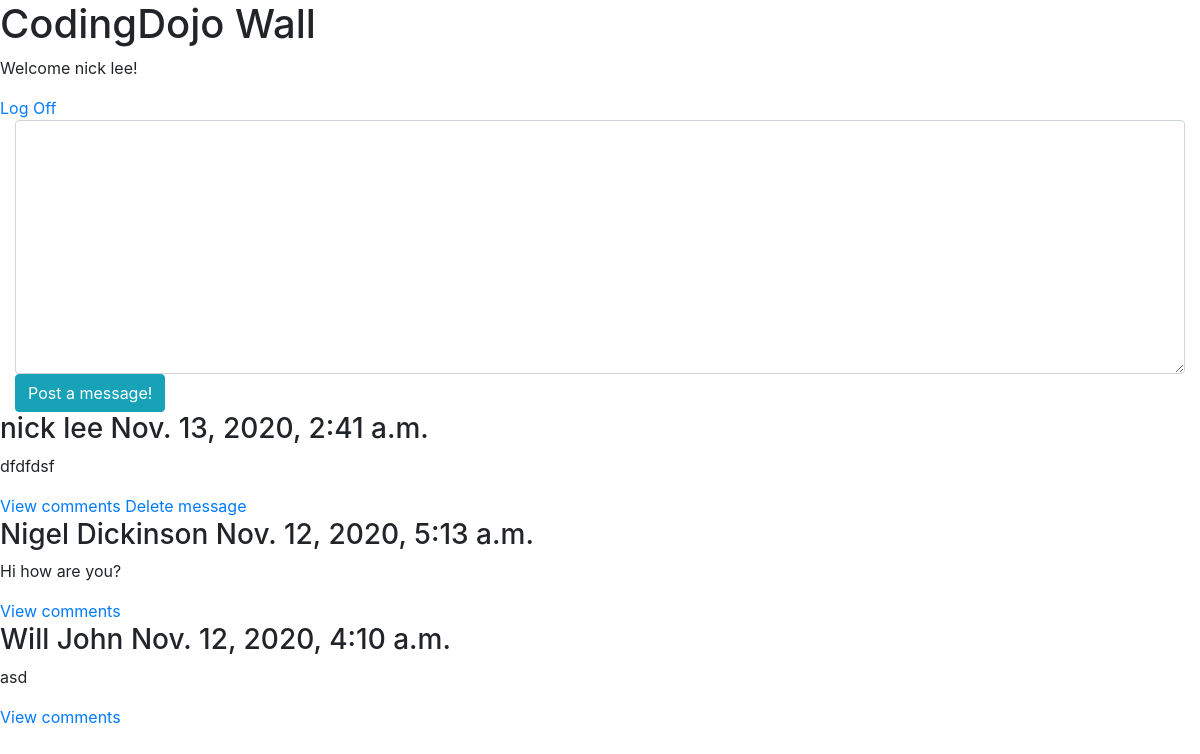
Page /wall/ (signed in) on the committed database.
### main_app/models.py (models this page shows)
class User(models.Model):
    fname=models.CharField(max_length=255)
    lname=models.CharField(max_length=255)
    email=models.EmailField()
    password=models.CharField(max_length=255)
    objects=UserManager()

### wall_app/models.py (models this page shows)
class PostMessage(models.Model):
    content = models.TextField()
    user = models.ForeignKey(User, related_name="postmessages", on_delete = models.CASCADE)
    created_at = models.DateTimeField(auto_now_add=True)

### wall_app/views.py (the view)
# urls.py: path('wall/', include('wall_app.urls')),
def wall(request):
    logged_in_user = User.objects.get(id=request.session['user_id'])
    context = {
        'user' : logged_in_user,
        'messages' : PostMessage.objects.all().order_by('-created_at'),
    }
    return render(request, 'wall.html', context)

### wall_app/templates/wall.html (shortened to what this page needs)
<!DOCTYPE html>
<html lang="en">
<head>
    <link rel="stylesheet" href="https://cdn.jsdelivr.net/npm/bootstrap@4.5.3/dist/css/bootstrap.min.css">
</head>
<body>
    <div>
        <h1>CodingDojo Wall</h1>
        <p>Welcome {{user.fname}} {{user.lname}}!</p>
        <a href="/logout">Log Off</a>
    </div>
    <div>
        <form action="/wall/message_post" method='POST'>
                <div class="col-auto">
                    <textarea class = "form-control" name="message" cols="30" rows="10"></textarea>
                    <button class=
                    "btn btn-info">Post a message!</button>
                </div>
            </div>
    <div>
        {%for i in messages %}
        <div>
            <h3>{{i.user.fname}} {{i.user.lname}} {{i.created_at}}</h3>
            <p>{{i.content}}</p>
            <a href="/wall/comment/{{i.id}}">View comments</a>
            {%if request.session.user_id == i.user.id%}
            <a href="/wall/comment/{{i.id}}/delete">Delete message</a>
            {%endif%}
        </div>
        {% endfor %}
    </div>
</body>
</html>

### rows in the picture
User: fname "nick", lname "lee"
PostMessage: user.fname "nick", user.lname "lee", created_at "Nov. 13, 2020, 2:41 a.m.", content "dfdfdsf"
PostMessage: user.fname "Nigel", user.lname "Dickinson", created_at "Nov. 12, 2020, 5:13 a.m.", content "Hi how are you?"
PostMessage: user.fname "Will", user.lname "John", created_at "Nov. 12, 2020, 4:10 a.m.", content "asd"
